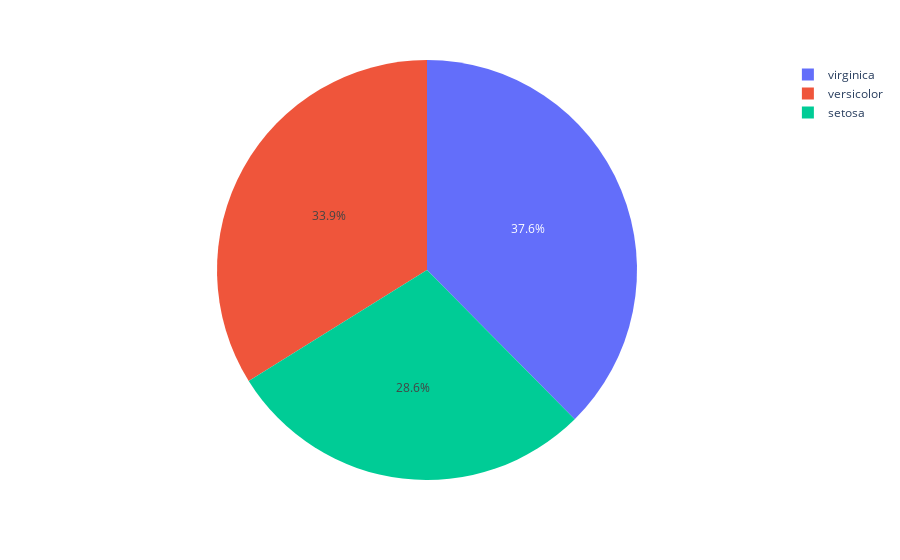

The notebook cell this image was saved under:
### Markdown cell above
A pie chart is a circular statistical graphic, which is divided into slices to illustrate numerical proportions. It depicts a special chart that uses “pie slices”, where each sector shows the relative sizes of data. A circular chart cuts in a form of radii into segments describing relative frequencies or magnitude also known as circle graph.

### Code cell
# plotting the pie chart
fig = px.pie(df, values="sepal_length", names="species")

# showing the plot
fig.show()

### Figure 1 — Plotly figure (JSON) as saved in the notebook; plotly's stock layout.template omitted (floating-point values rounded to 4 significant figures; data arrays with more than 128 entries replaced by an {"elided": "..."} marker saying what was removed)
{"data": [{"domain": {"x": [0, 1], "y": [0, 1]}, "hovertemplate": "species=%{label}<br>sepal_length=%{value}<extra></extra>", "labels": {"elided": "150 str values"}, "legendgroup": "", "name": "", "showlegend": true, "type": "pie", "values": {"elided": "150 float values"}}], "layout": {"legend": {"tracegroupgap": 0}, "margin": {"t": 60}}}
